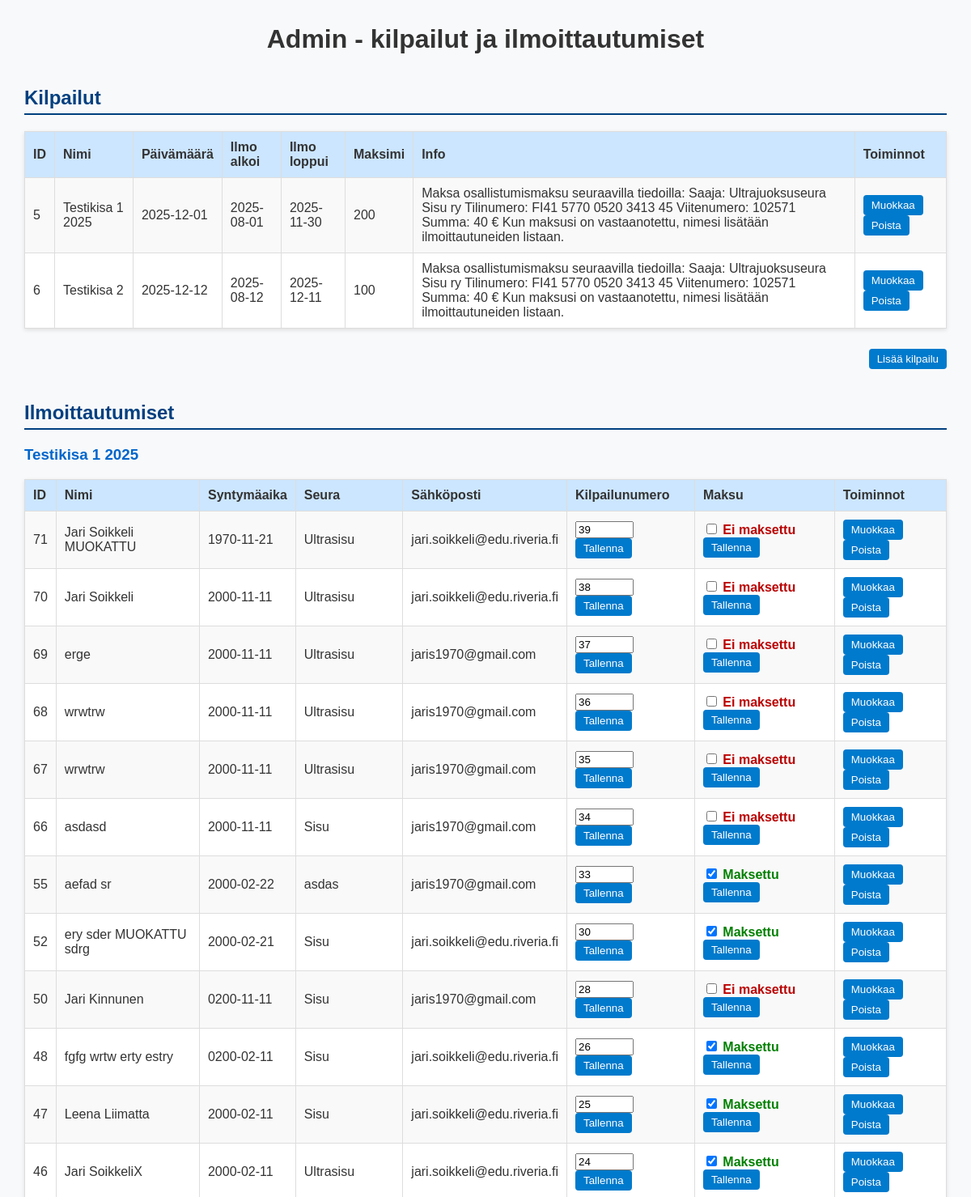
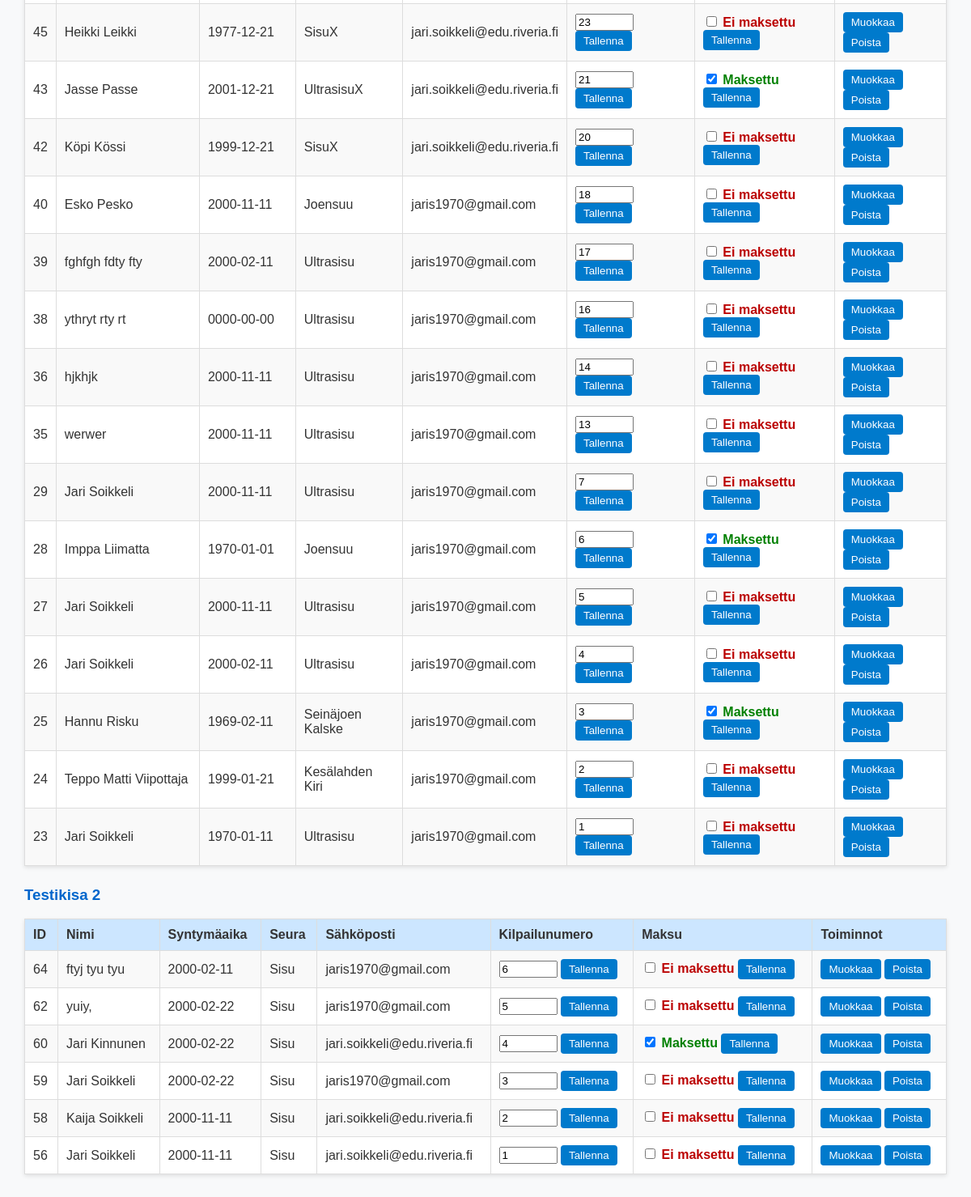
The app's page /admin.php with its own data (2 pictures, top to bottom).
### tables this page shows
CREATE TABLE `kilpailut` (
  `id` int(11) NOT NULL,
  `nimi` varchar(255) NOT NULL,
  `ajankohta` date NOT NULL,
  `ilmoittautuminen_alku` date NOT NULL,
  `ilmoittautuminen_loppu` date NOT NULL,
  `maksimi_osallistujat` int(11) DEFAULT NULL,
  `info` text DEFAULT NULL,
  `luotu` timestamp NOT NULL DEFAULT current_timestamp()
);

CREATE TABLE `ilmoittautumiset` (
  `id` int(11) NOT NULL,
  `kilpailu_id` int(11) NOT NULL,
  `nimi` varchar(255) NOT NULL,
  `syntymaaika` date NOT NULL,
  `seura` varchar(255) DEFAULT NULL,
  `sahkoposti` varchar(255) NOT NULL,
  `muokkaus_token` varchar(64) NOT NULL,
  `muokkaus_token_luotu` datetime NOT NULL DEFAULT current_timestamp(),
  `kilpailunumero` int(11) DEFAULT NULL,
  `maksanut` tinyint(1) NOT NULL DEFAULT 0,
  `luotu` timestamp NOT NULL DEFAULT current_timestamp()
);

### admin.php (the view, shortened to what this page needs)
<?php
require 'config.php';
$kilpailut = $pdo->query("SELECT * FROM kilpailut ORDER BY ajankohta ASC")->fetchAll(PDO::FETCH_ASSOC);
$ilmoittautumiset = $pdo->query("SELECT i.*, k.nimi as kilpailu_nimi
                                 FROM ilmoittautumiset i
                                 LEFT JOIN kilpailut k ON i.kilpailu_id = k.id
                                 ORDER BY k.ajankohta ASC, i.id DESC")->fetchAll(PDO::FETCH_ASSOC);
$ilmo_per_kisa = [];
foreach ($ilmoittautumiset as $i) {
    $ilmo_per_kisa[$i['kilpailu_nimi']][] = $i;
}
?>
<!DOCTYPE html>
<html lang="fi">
<head>
  <link rel="stylesheet" href="admin.css">
</head>
<body>
  <h1>Admin - kilpailut ja ilmoittautumiset</h1>
  <h2>Kilpailut</h2>
  <table>
    <tr>
      <th>ID</th><th>Nimi</th><th>Päivämäärä</th><th>Ilmo alkoi</th><th>Ilmo loppui</th><th>Maksimi</th><th>Info</th><th>Toiminnot</th>
    </tr>
    <?php foreach ($kilpailut as $k): ?>
      <tr>
        <td><?= $k['id'] ?></td>
        <td><?= htmlspecialchars($k['nimi']) ?></td>
        <td><?= $k['ajankohta'] ?></td>
        <td><?= $k['ilmoittautuminen_alku'] ?></td>
        <td><?= $k['ilmoittautuminen_loppu'] ?></td>
        <td><?= $k['maksimi_osallistujat'] ?></td>
        <td><?= htmlspecialchars($k['info']) ?></td>
        <td>
          <a href="muokkaa_kilpailu.php?id=<?= $k['id'] ?>"><button class="btn">Muokkaa</button></a>
          <a href="admin.php?delete_competition=<?= $k['id'] ?>" onclick="return confirm('Poistetaanko kilpailu?')"><button class="btn">Poista</button></a>
        </td>
      </tr>
    <?php endforeach; ?>
  </table>
  <div style="text-align:right;">
    <button class="btn" onclick="toggleForm()">Lisää kilpailu</button>
  </div>
  <h2>Ilmoittautumiset</h2>
  <?php foreach ($ilmo_per_kisa as $kisan_nimi => $lista): ?>
    <h3><?= htmlspecialchars($kisan_nimi) ?></h3>
    <table>
      <tr>
        <th>ID</th><th>Nimi</th><th>Syntymäaika</th><th>Seura</th><th>Sähköposti</th><th>Kilpailunumero</th><th>Maksu</th><th>Toiminnot</th>
      </tr>
      <?php foreach ($lista as $i): ?>
        <tr>
          <td><?= $i['id'] ?></td>
          <td><?= htmlspecialchars($i['nimi']) ?></td>
          <td><?= $i['syntymaaika'] ?></td>
          <td><?= htmlspecialchars($i['seura']) ?></td>
          <td><?= htmlspecialchars($i['sahkoposti']) ?></td>
          <td>
            <form method="post" style="display:inline;">
              <input type="number" name="kilpailunumero" value="<?= htmlspecialchars($i['kilpailunumero']) ?>" min="1" max="1000">
              <button type="submit" name="update_numero">Tallenna</button>
            </form>
          </td>
          <td>
            <form method="post" style="display:inline;">
              <label class="paid-badge <?= ($i['maksanut'] ? 'paid-yes' : 'paid-no') ?>">
                <input type="checkbox" name="maksanut" <?= ($i['maksanut'] ? 'checked' : '') ?>>
                <?= $i['maksanut'] ? 'Maksettu' : 'Ei maksettu' ?>
              </label>
              <button type="submit" name="update_maksu">Tallenna</button>
            </form>
          </td>
          <td>
            <a href="muokkaa_ilmo.php?id=<?= $i['id'] ?>"><button class="btn">Muokkaa</button></a>
            <a href="admin.php?delete_ilmo=<?= $i['id'] ?>" onclick="return confirm('Poistetaanko ilmoittautuminen?')"><button class="btn">Poista</button></a>
          </td>
        </tr>
      <?php endforeach; ?>
    </table>
  <?php endforeach; ?>
</body>
</html>

### admin.css (style rules this page uses)
body { font-family: Arial, sans-serif; margin: 30px; background: #f8f9fa; color: #333; }
h1 { text-align: center; margin-bottom: 30px; }
h2 { margin-top: 40px; color: #004080; border-bottom: 2px solid #004080; padding-bottom: 5px; }
h3 { margin-top: 20px; color: #0066cc; }
table { border-collapse: collapse; width: 100%; margin-bottom: 25px; background: #fff; box-shadow: 0 2px 5px rgba(0,0,0,0.1); }
th, td { border: 1px solid #ddd; padding: 10px; text-align: left; }
th { background: #cce6ff; }
tr:nth-child(even) { background: #f9f9f9; }
button { padding: 5px 10px; background: #007acc; border: none; color: #fff; border-radius: 4px; cursor: pointer; }

### admin.php (style rules this page uses)
.paid-badge { font-weight:600; }
.paid-yes { color:green; }
.paid-no { color:#b00; }

### records on screen
kilpailut: id "5", nimi "Testikisa 1 2025", ajankohta "2025-12-01", ilmoittautuminen_alku "2025-08-01", ilmoittautuminen_loppu "2025-11-30", maksimi_osallistujat "200", info "Maksa osallistumismaksu seuraavilla tiedoilla: Saaja: Ultrajuoksuseura Sisu ry Tilinumero: FI41 5770 0520 3413 45 Viitenumero: 102571 Summa: 40 € Kun maksusi on vastaanotettu, nimesi lisätään ilmoittautuneiden listaan."
kilpailut: id "6", nimi "Testikisa 2", ajankohta "2025-12-12", ilmoittautuminen_alku "2025-08-12", ilmoittautuminen_loppu "2025-12-11", maksimi_osallistujat "100", info "Maksa osallistumismaksu seuraavilla tiedoilla: Saaja: Ultrajuoksuseura Sisu ry Tilinumero: FI41 5770 0520 3413 45 Viitenumero: 102571 Summa: 40 € Kun maksusi on vastaanotettu, nimesi lisätään ilmoittautuneiden listaan."
ilmoittautumiset: id "71", nimi "Jari Soikkeli MUOKATTU", syntymaaika "1970-11-21", seura "Ultrasisu", sahkoposti "jari.soikkeli@edu.riveria.fi", kilpailunumero "39", shows "Ei maksettu"
ilmoittautumiset: id "70", nimi "Jari Soikkeli", syntymaaika "2000-11-11", seura "Ultrasisu", sahkoposti "jari.soikkeli@edu.riveria.fi", kilpailunumero "38", shows "Ei maksettu"
ilmoittautumiset: id "69", nimi "erge", syntymaaika "2000-11-11", seura "Ultrasisu", sahkoposti "jaris1970@gmail.com", kilpailunumero "37", shows "Ei maksettu"
ilmoittautumiset: id "68", nimi "wrwtrw", syntymaaika "2000-11-11", seura "Ultrasisu", sahkoposti "jaris1970@gmail.com", kilpailunumero "36", shows "Ei maksettu"
ilmoittautumiset: id "67", nimi "wrwtrw", syntymaaika "2000-11-11", seura "Ultrasisu", sahkoposti "jaris1970@gmail.com", kilpailunumero "35", shows "Ei maksettu"
ilmoittautumiset: id "66", nimi "asdasd", syntymaaika "2000-11-11", seura "Sisu", sahkoposti "jaris1970@gmail.com", kilpailunumero "34", shows "Ei maksettu"
ilmoittautumiset: id "55", nimi "aefad sr", syntymaaika "2000-02-22", seura "asdas", sahkoposti "jaris1970@gmail.com", kilpailunumero "33", maksanut "☑", shows "Maksettu"
ilmoittautumiset: id "52", nimi "ery sder MUOKATTU sdrg", syntymaaika "2000-02-21", seura "Sisu", sahkoposti "jari.soikkeli@edu.riveria.fi", kilpailunumero "30", maksanut "☑", shows "Maksettu"
ilmoittautumiset: id "50", nimi "Jari Kinnunen", syntymaaika "0200-11-11", seura "Sisu", sahkoposti "jaris1970@gmail.com", kilpailunumero "28", shows "Ei maksettu"
ilmoittautumiset: id "48", nimi "fgfg wrtw erty estry", syntymaaika "0200-02-11", seura "Sisu", sahkoposti "jari.soikkeli@edu.riveria.fi", kilpailunumero "26", maksanut "☑", shows "Maksettu"
ilmoittautumiset: id "47", nimi "Leena Liimatta", syntymaaika "2000-02-11", seura "Sisu", sahkoposti "jari.soikkeli@edu.riveria.fi", kilpailunumero "25", maksanut "☑", shows "Maksettu"
ilmoittautumiset: id "46", nimi "Jari SoikkeliX", syntymaaika "2000-02-11", seura "Ultrasisu", sahkoposti "jari.soikkeli@edu.riveria.fi", kilpailunumero "24", maksanut "☑", shows "Maksettu"
ilmoittautumiset: id "45", nimi "Heikki Leikki", syntymaaika "1977-12-21", seura "SisuX", sahkoposti "jari.soikkeli@edu.riveria.fi", kilpailunumero "23", shows "Ei maksettu"
ilmoittautumiset: id "43", nimi "Jasse Passe", syntymaaika "2001-12-21", seura "UltrasisuX", sahkoposti "jari.soikkeli@edu.riveria.fi", kilpailunumero "21", maksanut "☑", shows "Maksettu"
ilmoittautumiset: id "42", nimi "Köpi Kössi", syntymaaika "1999-12-21", seura "SisuX", sahkoposti "jari.soikkeli@edu.riveria.fi", kilpailunumero "20", shows "Ei maksettu"
ilmoittautumiset: id "40", nimi "Esko Pesko", syntymaaika "2000-11-11", seura "Joensuu", sahkoposti "jaris1970@gmail.com", kilpailunumero "18", shows "Ei maksettu"
ilmoittautumiset: id "39", nimi "fghfgh fdty fty", syntymaaika "2000-02-11", seura "Ultrasisu", sahkoposti "jaris1970@gmail.com", kilpailunumero "17", shows "Ei maksettu"
ilmoittautumiset: id "38", nimi "ythryt rty rt", syntymaaika "0000-00-00", seura "Ultrasisu", sahkoposti "jaris1970@gmail.com", kilpailunumero "16", shows "Ei maksettu"
ilmoittautumiset: id "36", nimi "hjkhjk", syntymaaika "2000-11-11", seura "Ultrasisu", sahkoposti "jaris1970@gmail.com", kilpailunumero "14", shows "Ei maksettu"
ilmoittautumiset: id "35", nimi "werwer", syntymaaika "2000-11-11", seura "Ultrasisu", sahkoposti "jaris1970@gmail.com", kilpailunumero "13", shows "Ei maksettu"
ilmoittautumiset: id "29", nimi "Jari Soikkeli", syntymaaika "2000-11-11", seura "Ultrasisu", sahkoposti "jaris1970@gmail.com", kilpailunumero "7", shows "Ei maksettu"
ilmoittautumiset: id "28", nimi "Imppa Liimatta", syntymaaika "1970-01-01", seura "Joensuu", sahkoposti "jaris1970@gmail.com", kilpailunumero "6", maksanut "☑", shows "Maksettu"
ilmoittautumiset: id "27", nimi "Jari Soikkeli", syntymaaika "2000-11-11", seura "Ultrasisu", sahkoposti "jaris1970@gmail.com", kilpailunumero "5", shows "Ei maksettu"
ilmoittautumiset: id "26", nimi "Jari Soikkeli", syntymaaika "2000-02-11", seura "Ultrasisu", sahkoposti "jaris1970@gmail.com", kilpailunumero "4", shows "Ei maksettu"
ilmoittautumiset: id "25", nimi "Hannu Risku", syntymaaika "1969-02-11", seura "Seinäjoen Kalske", sahkoposti "jaris1970@gmail.com", kilpailunumero "3", maksanut "☑", shows "Maksettu"
ilmoittautumiset: id "24", nimi "Teppo Matti Viipottaja", syntymaaika "1999-01-21", seura "Kesälahden Kiri", sahkoposti "jaris1970@gmail.com", kilpailunumero "2", shows "Ei maksettu"
ilmoittautumiset: id "23", nimi "Jari Soikkeli", syntymaaika "1970-01-11", seura "Ultrasisu", sahkoposti "jaris1970@gmail.com", kilpailunumero "1", shows "Ei maksettu"
ilmoittautumiset: id "64", nimi "ftyj tyu tyu", syntymaaika "2000-02-11", seura "Sisu", sahkoposti "jaris1970@gmail.com", kilpailunumero "6", shows "Ei maksettu"
ilmoittautumiset: id "62", nimi "yuiy,", syntymaaika "2000-02-22", seura "Sisu", sahkoposti "jaris1970@gmail.com", kilpailunumero "5", shows "Ei maksettu"
ilmoittautumiset: id "60", nimi "Jari Kinnunen", syntymaaika "2000-02-22", seura "Sisu", sahkoposti "jari.soikkeli@edu.riveria.fi", kilpailunumero "4", maksanut "☑", shows "Maksettu"
ilmoittautumiset: id "59", nimi "Jari Soikkeli", syntymaaika "2000-02-22", seura "Sisu", sahkoposti "jaris1970@gmail.com", kilpailunumero "3", shows "Ei maksettu"
ilmoittautumiset: id "58", nimi "Kaija Soikkeli", syntymaaika "2000-11-11", seura "Sisu", sahkoposti "jari.soikkeli@edu.riveria.fi", kilpailunumero "2", shows "Ei maksettu"
ilmoittautumiset: id "56", nimi "Jari Soikkeli", syntymaaika "2000-11-11", seura "Sisu", sahkoposti "jari.soikkeli@edu.riveria.fi", kilpailunumero "1", shows "Ei maksettu"

### other values on screen
$kisan_nimi "Testikisa 1 2025"
$kisan_nimi "Testikisa 2"
